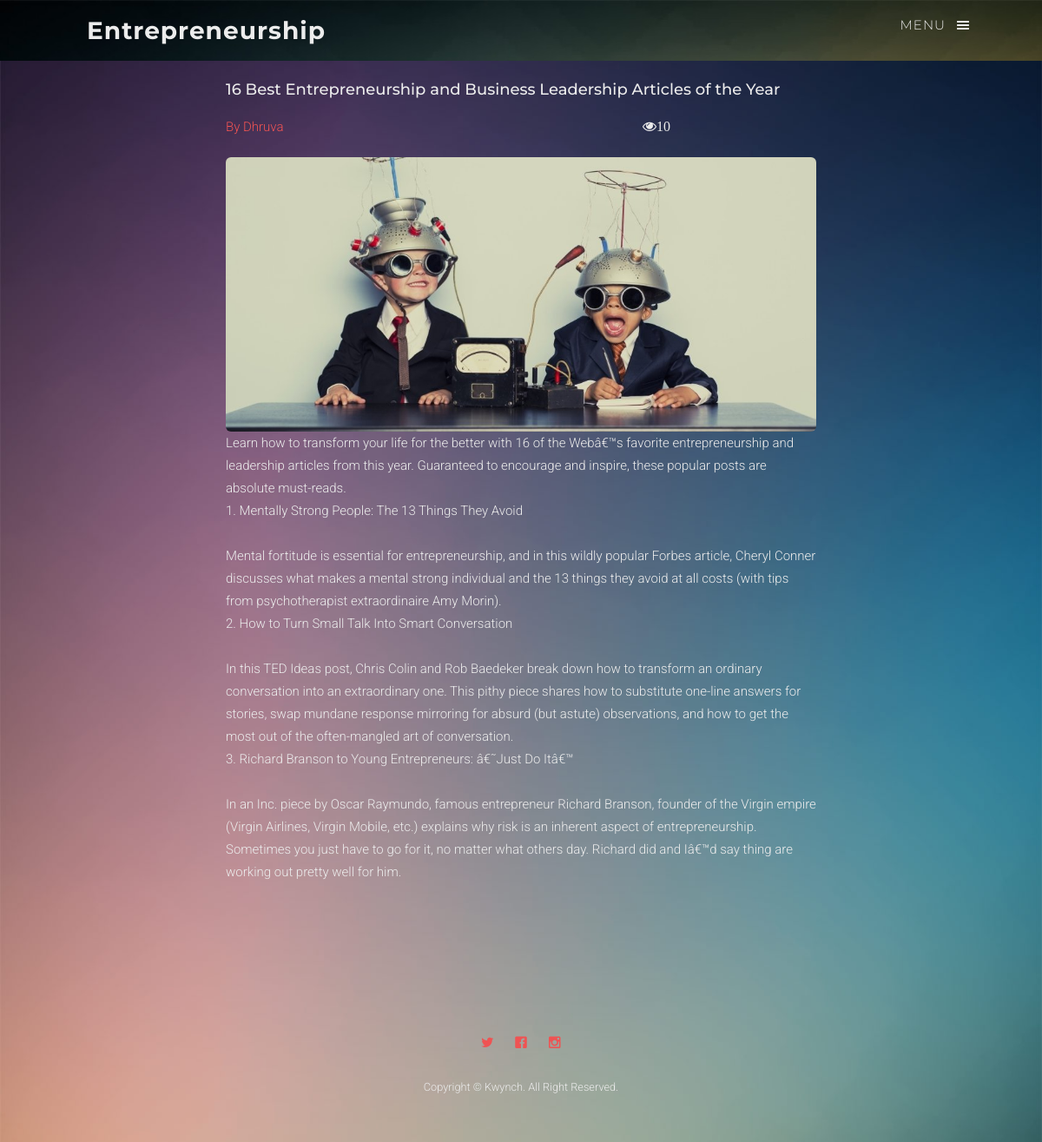
/kwynch/content.php?pid=22&tid=2, run on the app's committed database.
### tables this page shows
CREATE TABLE `topics` (
  `tid` int(2) NOT NULL,
  `tname` varchar(30) NOT NULL,
  `timg` longblob NOT NULL
);

CREATE TABLE `content` (
  `pid` int(10) NOT NULL,
  `title` text NOT NULL,
  `text` text NOT NULL,
  `img` text,
  `vis` int(1) NOT NULL
);

CREATE TABLE `authors` (
  `aid` int(10) NOT NULL,
  `aname` varchar(50) NOT NULL,
  `adesc` text NOT NULL,
  `aimg` longblob NOT NULL,
  `alink` text NOT NULL,
  `apass` varchar(100) NOT NULL
);

### kwynch/content.php (the view, shortened to what this page needs)
<?php include("connect.php");
    include("function.php");
 ?>
<!DOCTYPE html>
 <html class="no-js">
	<head>
	<link rel="stylesheet" href="css/animate.css">
	<link rel="stylesheet" href="css/icomoon.css">
	<link rel="stylesheet" href="css/magnific-popup.css">
	<link rel="stylesheet" href="css/salvattore.css">
	<link rel="stylesheet" href="css/style.css">
  <link rel="stylesheet" href="https://cdnjs.cloudflare.com/ajax/libs/font-awesome/4.7.0/css/font-awesome.min.css">
	</head>
	<body>
	<header id="fh5co-header" role="banner">
		<div class="container">
			<div class="row">
				<div class="col-md-12">
					<a href="#" class="fh5co-menu-btn js-fh5co-menu-btn">Menu <i class="icon-menu"></i></a>
					<a class="navbar-brand" href="poli.html">
            <?php
              $tid = $_GET['tid'];
              $query = "select * from topics where tid=$tid";
              $result = mysqli_query($connection, $query);
            while($row = mysqli_fetch_array($result)) {
              echo $row['tname'];
            }
            ?>
          </a>
				</div>
			</div>
		</div>
	</header>
  <?php
    $pid = $_GET['pid'];
    $query = "select * from content natural join post natural join authors where vis=1 and pid=$pid";
    $result = mysqli_query($connection, $query);
  while($row = mysqli_fetch_array($result)) {
  ?>
	<div id="fh5co-main">
		<div class="container">
			<div class="row">
				<div class="col-md-8 col-md-offset-2">
					<h4>
        		<div class="fh5co-desc"><?php echo $row['title']; ?></h4>
          <div class="row">
            <div class="col-md-8">
              <a href="authors.html#rohan"><p>By <?php echo $row['aname']; }?> </p></a>
            </div>
            <div class="col-md-2">
              <?php $query = "select sum(view) a from count group by pid having pid='$pid'";
                    $result = mysqli_query($connection, $query);
                    while($row = mysqli_fetch_array($result)) {
               echo "<i style=\"font-size:16px\" class=\"fa fa-eye\" >".$row['a']."</i>";} ?>
            </div>
          </div>
					<img src="
                <?php $query = "select * from content where pid='$pid'";
                $result = mysqli_query($connection, $query);
                while($row = mysqli_fetch_array($result)) {  echo urldecode($row['img']);?>
          " alt="Kwynch Photo" class="img-rounded img-responsive">
					<p><?php echo nl2br($row['text']);} ?></p>
				</div>
        	</div>
       </div>
	</div>
	<footer id="fh5co-footer">
		<div class="container">
			<div class="row row-padded">
				<div class="col-md-12 text-center">
					<p class="fh5co-social-icons">
						<a href="#"><i class="icon-twitter"></i></a>
						<a href="#"><i class="icon-facebook"></i></a>
						<a href="#"><i class="icon-instagram"></i></a>
					</p>
					<p><small>Copyright &copy; Kwynch. All Right Reserved. </small></p>
				</div>
			</div>
		</div>
	</footer>
	</body>
</html>

### kwynch/css/icomoon.css (style rules this page uses)
[class^="icon-"], [class*=" icon-"] { font-family: 'icomoon'; speak: none; font-style: normal; font-weight: normal; font-variant: normal; text-transform: none; line-height: 1; -webkit-font-smoothing: antialiased; -moz-osx-font-smoothing: grayscale; }
.icon-menu:before { content: "\e6e0"; }
.icon-facebook:before { content: "\e767"; }
.icon-instagram:before { content: "\e76f"; }
.icon-twitter:before { content: "\e77c"; }

### data on the page
topics: tname "Entrepreneurship"
content: title "16 Best Entrepreneurship and Business Leadership Articles of the Year", authors.aname "Dhruva", img (picture), text "Learn how to transform your life for the better with 16 of the Webâ€™s favorite entrepreneurship and leadership articles from this year. Guaranteed to encourage and inspire, these popular posts are absolute must-reads. 1. Mentally Strong People: The 13 Things They Avoid Mental fortitude is essential for entrepreneurship, and in this wildly popular Forbes article, Cheryl Conner discusses what makes a mental strong individual and the 13 things they avoid at all costs (with tips from psychotherapist extraordinaire Amy Morin). 2. How to Turn Small Talk Into Smart Conversation In this TED Ideas post, Chris Colin and Rob Baedeker break down how to transform an ordinary conversation into an…"

### other printed values
$row['a'] "10"
